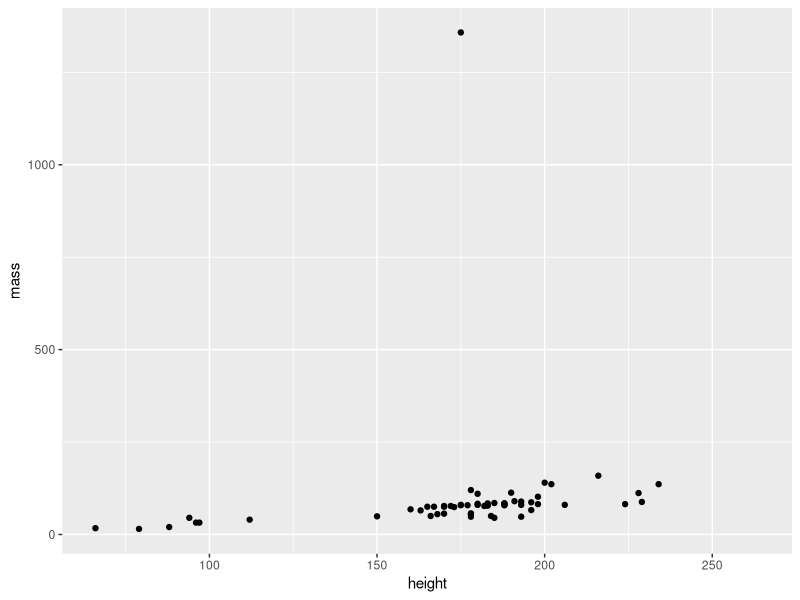
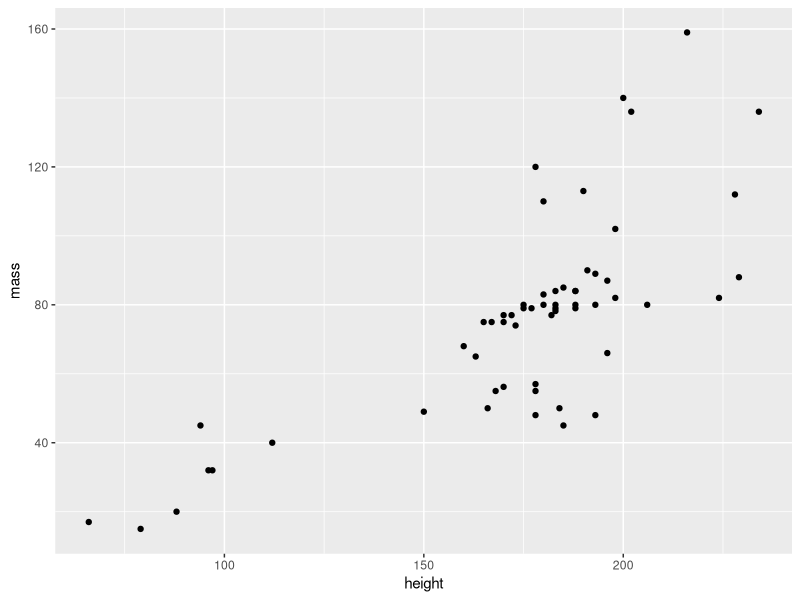
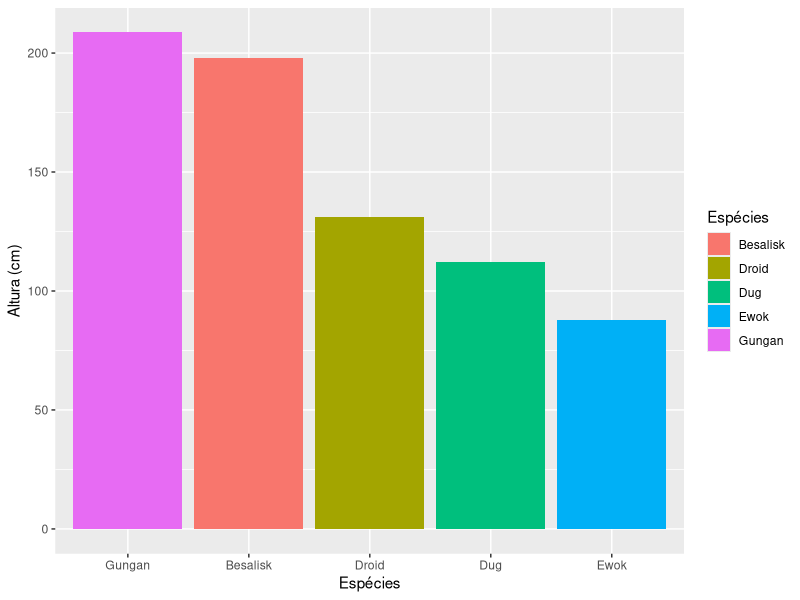
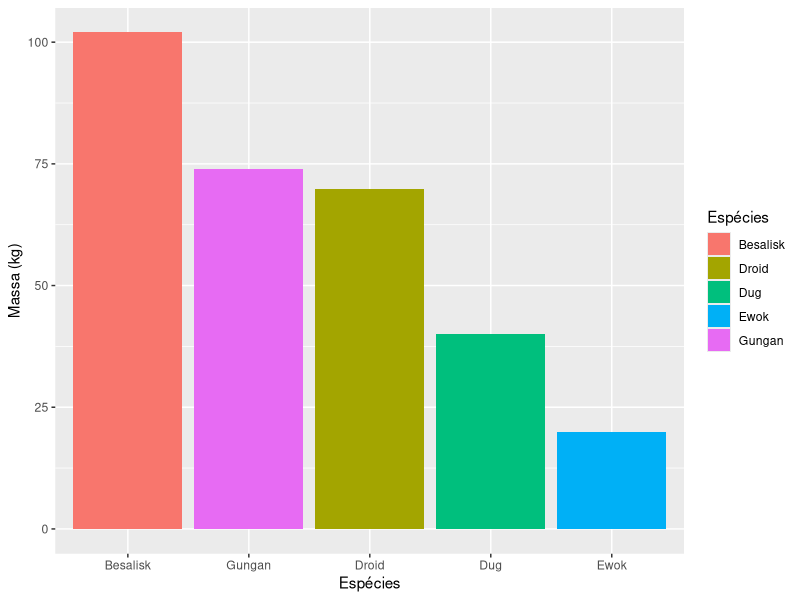
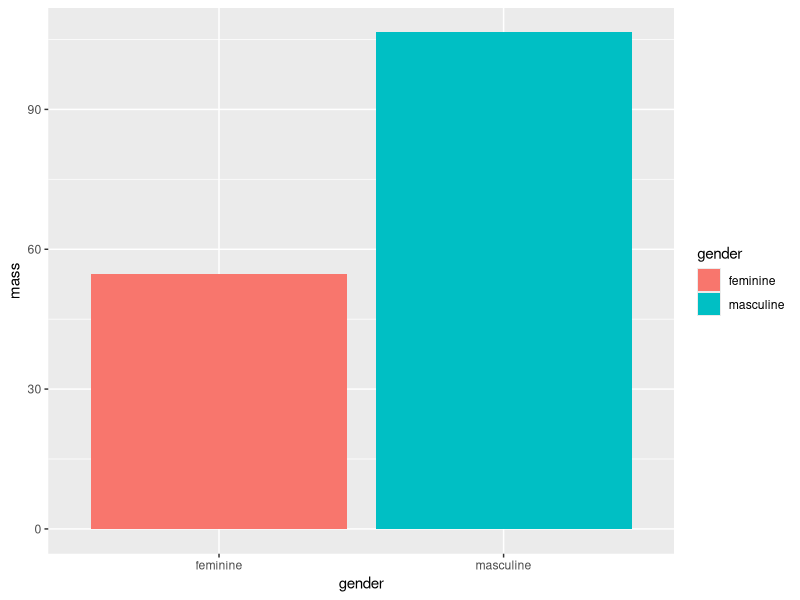
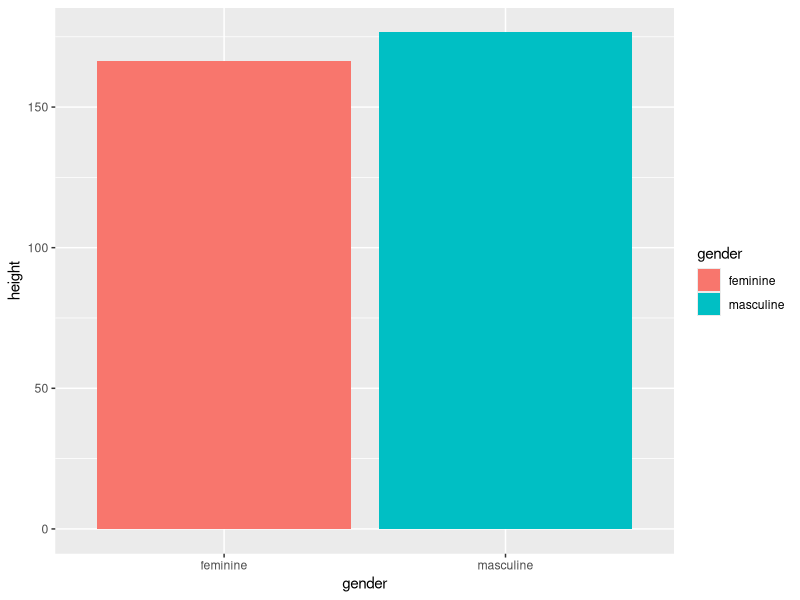
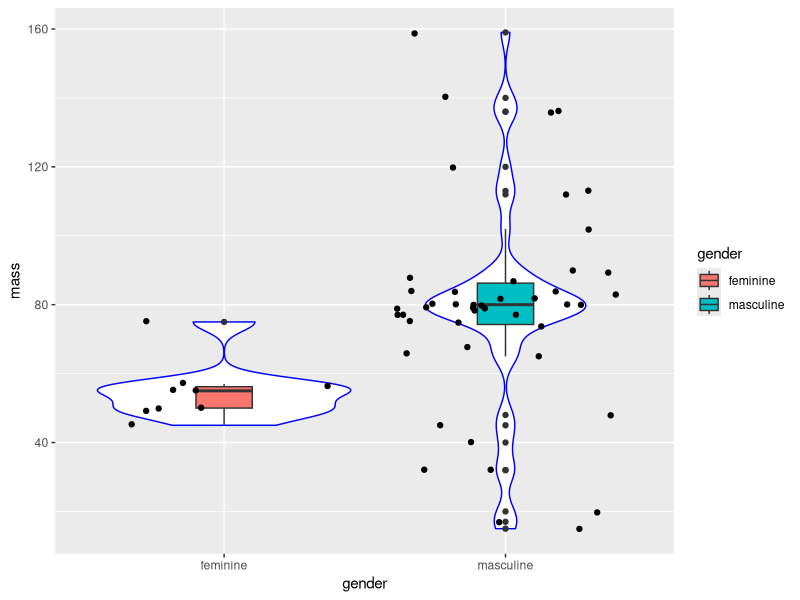
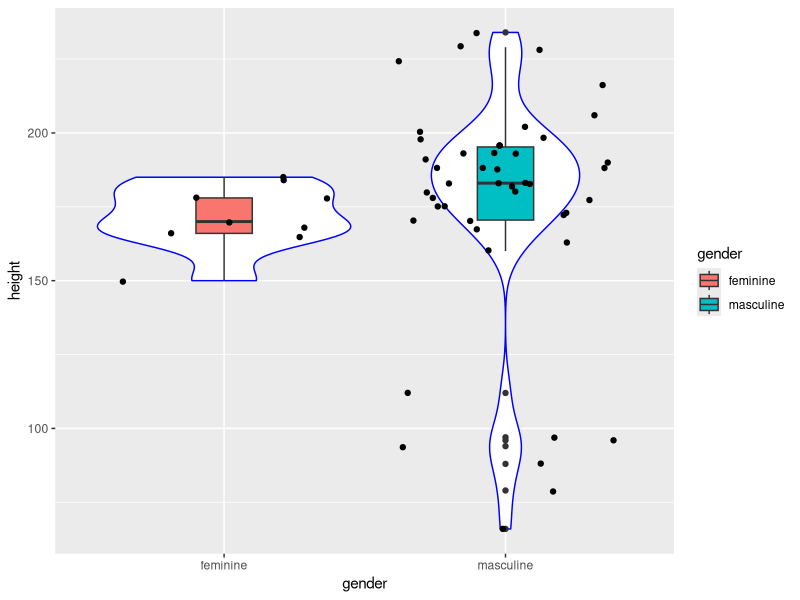

Generate these figures, in order, with R:

# Pacotes tidyverse - Prática -----------------------------------------------------------------------------------------------------------------------------
# Autoria do script: Jeanne Franco ---------------------------------------------------------------------------------------------------------
# Data: 17/03/2022 -------------------------------------------------------------------------------------------------------------------------

# Carregar pacotes -------------------------------------------------------------------------------------------------------------------------

library(dplyr)
library(ggplot2)

# Carregar dados ---------------------------------------------------------------------------------------------------------------------------

dados <- starwars
View(dados)

# Manipulação de dados 1 -------------------------------------------------------------------------------------------------------------------

dados %>%
  select(mass, hair_color) %>%
  filter(hair_color == "brown")

dados %>%
  select(height, hair_color) %>%
  filter(hair_color == "brown")

dados_1 <- dados %>%
  select(height, mass) %>%
  summarise_at(c("height", "mass"), list(max, min), na.rm = TRUE) 
dados_1

dados_2 <- dados %>%
  select(height, mass) 
dados_2

# Gráfico 1 --------------------------------------------------------------------------------------------------------------------------------

ggplot(dados_2, aes(x = height, y = mass)) +
  geom_point()

# Manipulação de dados 2 -------------------------------------------------------------------------------------------------------------------

dados_2 <- dados %>%
  select(height, mass) %>%
  filter(mass != 1358) # Elimina o valor máximo (outlier que impede ver a tendência)
dados_2

# Gráfico 2 --------------------------------------------------------------------------------------------------------------------------------

ggplot(dados_2, aes(x = height, y = mass)) +
  geom_point()

# Manipulação de dados 3 -------------------------------------------------------------------------------------------------------------------

dados_3 <- dados %>%
  select(height, mass, species) %>%
  filter(species %in% c("Besalisk", "Dug", "Gungan", "Ewok", "Droid")) %>%
  group_by(species) %>%
  summarise_all(list(mean), na.rm = TRUE)
dados_3

# Gráficos 3 -------------------------------------------------------------------------------------------------------------------------------

plot_altura <- ggplot(dados_3, aes(x = species, y = height)) +
  geom_col(aes(fill = species)) +
  scale_x_discrete(limits = c("Gungan", "Besalisk", "Droid", "Dug", "Ewok")) +
  scale_fill_discrete(name = "Espécies") +
  labs(x = "Espécies", y = "Altura (cm)")
plot_altura

plot_massa <- ggplot(dados_3, aes(x = species, y = mass)) +
  geom_col(aes(fill = species)) +
  scale_x_discrete(limits = c("Besalisk", "Gungan", "Droid", "Dug", "Ewok")) +
  scale_fill_discrete(name = "Espécies") +
  labs(x = "Espécies", y = "Massa (kg)")
plot_massa

# Manipulação de dados 4 -------------------------------------------------------------------------------------------------------------------

dados_4 <- dados %>%
  select(gender, mass, height) %>%
  filter(gender %in% c("feminine", "masculine")) %>%
  group_by(gender) %>%
  summarise_all(list(mean), na.rm = TRUE)
dados_4  

# Gráficos 4 -------------------------------------------------------------------------------------------------------------------------------

massa_genero <- ggplot(dados_4, aes(x = gender, y = mass)) +
  geom_col(aes(fill = gender))
massa_genero

altura_genero <- ggplot(dados_4, aes(x = gender, y = height)) +
  geom_col(aes(fill = gender))
altura_genero

# Manipulação de dados 5 -------------------------------------------------------------------------------------------------------------------

dados_5 <- dados %>%
  select(gender, mass, height) %>%
  filter(gender %in% c("feminine", "masculine")) %>%
  filter(mass != 1358)
dados_5

# Gráficos 5 -------------------------------------------------------------------------------------------------------------------------------

massa_genero_box <- ggplot(dados_5, aes(x = gender, y = mass)) +
  geom_violin(col = "blue") +
  geom_boxplot(aes(fill = gender), width = 0.2) +
  geom_jitter()
massa_genero_box

altura_genero_box <- ggplot(dados_5, aes(x = gender, y = height)) +
  geom_violin(col = "blue") +
  geom_boxplot(aes(fill = gender), width = 0.2) +
  geom_jitter()
altura_genero_box

# Manipulação de dados 6 -------------------------------------------------------------------------------------------------------------------

dados_6 <- dados %>%
  select(species, birth_year) %>%
  filter(species %in% c("Human", "Droid", "Wookiee", "Ewok", "Cerean")) %>%
  group_by(species) %>%
  summarise(mean(birth_year, na.rm = TRUE))
dados_6
  
dados_6 <- dados %>%
  select(species, birth_year) %>%
  filter(species %in% c("Human", "Droid", "Wookiee", "Ewok", "Cerean")) %>%
  group_by(species) %>%
  summarise_all(list(mean), na.rm = TRUE)
dados_6

# Gráfico 6 -------------------------------------------------------------------------------------------------------------------------------

ggplot(dados_6, aes(x = species, y = birth_year)) +
  geom_col(aes(fill = species)) +
  scale_x_discrete(limits = c("Wookiee", "Cerean", "Human", "Droid", "Ewok"))

# Manipulação de dados 7 -------------------------------------------------------------------------------------------------------------------

dados_7 <- dados %>%
  select(height, mass, birth_year, skin_color) %>%
  filter(skin_color %in% c("green", "red", "blue", "brown", "dark")) %>%
  group_by(skin_color) %>%
  summarise_at(c("height", "mass", "birth_year"), list(mean), na.rm = TRUE)
dados_7

# Gráficos 7 -------------------------------------------------------------------------------------------------------------------------------

altura_pele <- ggplot(dados_7, aes(x = skin_color, y = height)) +
  geom_col(aes(fill = skin_color)) 
altura_pele

massa_pele <- ggplot(dados_7, aes(x = skin_color, y = mass)) +
  geom_col(aes(fill = skin_color)) +
  scale_x_discrete(limits = c("blue", "dark", "green", "red", "brown"))
massa_pele
